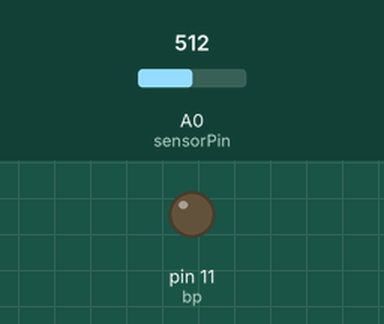
Simulated run of this sketch. Board: Arduino Uno, built with avr-gcc and run on an emulated ATmega328P. Parts: output pins drawn as LEDs (lit = HIGH). The test bench sets the inputs (shaded band); at power-on: A0 (sensorPin) = 512. What the sketch prints to the serial monitor is not drawn.

Above: at 1.3 s.
1.4 s: A0 (sensorPin) set to 803
2.9 s: A0 (sensorPin) set to 828
At 3.9 s:
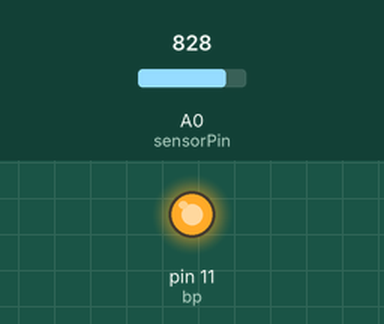
4.5 s: A0 (sensorPin) set to 810
At 5.1 s:
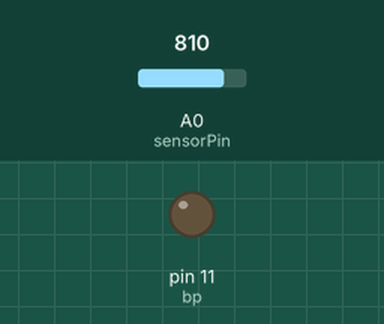
6.0 s: A0 (sensorPin) set to 830
At 6.3 s:
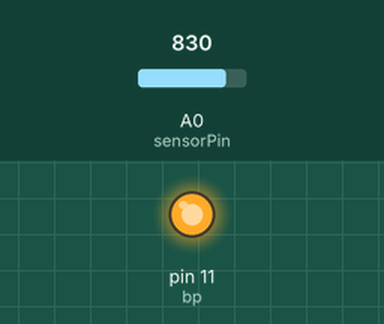
Timing chart, 0 to 8.5 s (numbered marks = the images above; inputs shaded):
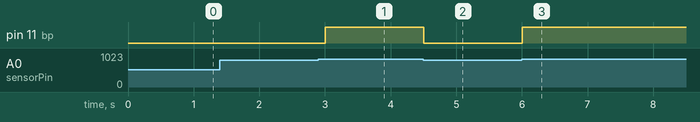

Measured:
- the behaviour switches between 820 and 821 on A0 (sensorPin) (found by bisection; images 0 and 1)
- after the input at 1.4 s, every drawn part: stays the same
- after the input at 2.9 s, pin 11 (bp): LOW → HIGH after 0.10 s
- after the input at 4.5 s, pin 11 (bp): HIGH → LOW at once
- after the input at 6.0 s, pin 11 (bp): LOW → HIGH at once

The sketch:

smokedetect.ino
```cpp
const int bp = 11;
const int sensorPin = A0;  // Pin where the MQ-2 sensor is connected (analog pin A0)
int sensorValue = 0;       // Variable to store the analog value from the sensor

void setup() {
  Serial.begin(9600);       // Start serial communication at 9600 baud rate
  pinMode(sensorPin, INPUT); // Set sensor pin as input
  pinMode(bp, OUTPUT);
}

void loop() {
  sensorValue = analogRead(sensorPin);  // Read the analog value from MQ-2 sensor
  Serial.print("Sensor Value: ");
  Serial.println(sensorValue);          // Print the sensor value to the Serial Monitor
  if (sensorValue > 820){
    Serial.print("Smoke Detected!");
    digitalWrite(bp, HIGH);
  }
  else{
    Serial.print(" ");
    digitalWrite(bp, LOW);
  }
  delay(500);  // Delay for  second before reading again
}
```
